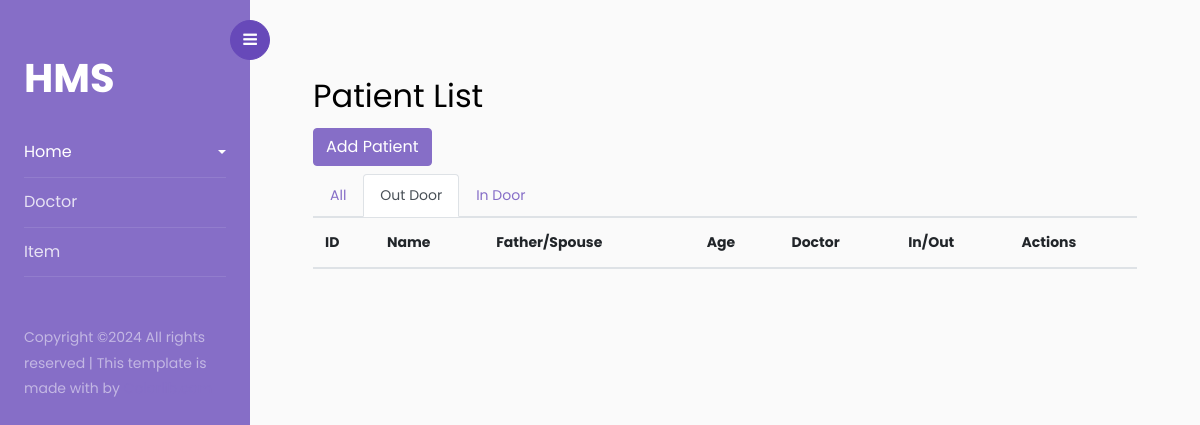
The page /patient/?type=Out Door on the database as committed earlier.
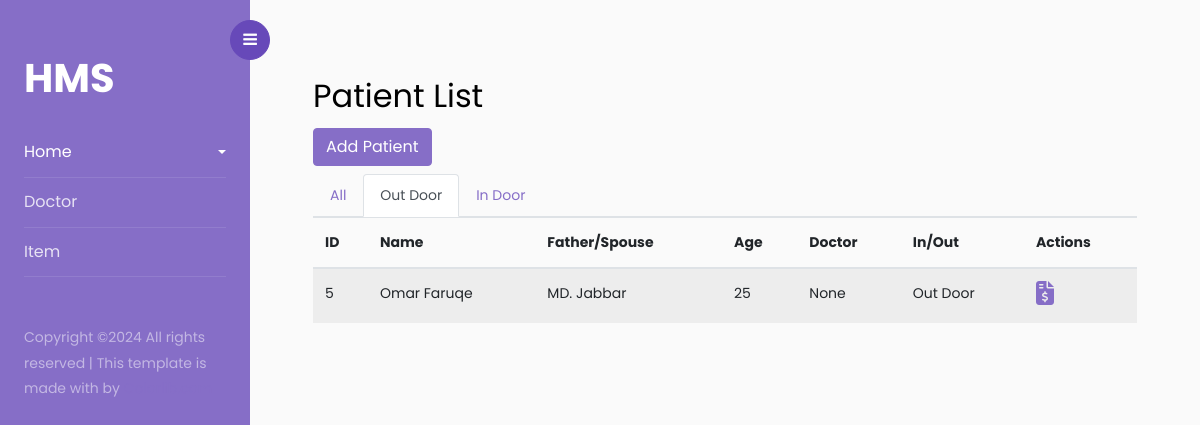
The same page on the database as committed later.
### bnh/models.py (models this page shows, shortened)
class Patient(models.Model):
    patient_type = models.CharField(max_length=50, choices=admit_type)
    name = models.CharField(max_length=120)
    father = models.CharField(max_length=120)
    mother = models.CharField(max_length=120, blank=True, null=True)
    gender = models.CharField(max_length=50, choices=gender_ch)
    village = models.CharField(max_length=120, blank=True, null=True)
    post = models.CharField(max_length=120, blank=True, null=True)
    police_station = models.CharField(max_length=120, blank=True, null=True)
    district = models.CharField(max_length=120, blank=True, null=True)
    ref_by = models.CharField(max_length=120, blank=True, null=True)
    doctor = models.ForeignKey(Doctor, on_delete=models.SET_NULL, null=True, blank=True)
    age =  models.IntegerField(default=0)
    mobile = models.CharField(max_length=50)
    bed_no = models.CharField(max_length=50, blank=True, null=True)
    cabin = models.CharField(max_length=50, blank=True, null=True)
    b_group = models.CharField(max_length=50, choices=b_group, blank=True, null=True)
    times_of_visit = models.IntegerField(default=0)
    admit_time = models.DateTimeField(auto_now=True)

### bnh/views.py (the view)
# urls.py: path('patient/', patient_list, name='patient-list'),
def patient_list(request):
    filter_type = request.GET.get('type')
    if filter_type:
        patient_list = Patient.objects.filter(patient_type=filter_type)
    else:
        patient_list = Patient.objects.all()
    context = {
        'patient_list':patient_list
    }
    return render(request, 'patient_list.html', context)

### bnh/templates/patient_list.html (shortened to what this page needs)
{%extends 'base.html'%}
{% block content %}
<div class="container mt-4">
    <h2>Patient List</h2>
    <a href="{% url 'bnh:create-patient' %}" class="btn btn-primary mb-2" style="color:white;">
        Add Patient
    </a>
    <ul class="nav nav-tabs">
        <li class="nav-item">
          <a id="allFilter" class="nav-link" href="{% url 'bnh:patient-list' %}">All</a>
        </li>
        <li class="nav-item">
          <a id="outDoor" class="nav-link" href="{% url 'bnh:patient-list' %}?type=Out%20Door">Out Door</a>
        </li>
        <li class="nav-item">
          <a id="inDoor" class="nav-link" href="{% url 'bnh:patient-list' %}?type=In%20Door">In Door</a>
        </li>
      </ul>
    <table class="table table-striped">
        <thead>
            <tr>
                <th>ID</th>
                <th>Name</th>
                <th>Father/Spouse</th>
                <th>Age</th>
                <th>Doctor</th>
                <th>In/Out</th>
                <th>Actions</th>
            </tr>
        </thead>
        <tbody>
            {% for patient in patient_list %}
                <tr>
                    <td>{{ patient.id }}</td>
                    <td>{{ patient.name }}</td>
                    <td>{{ patient.father }}</td>
                    <td>{{ patient.age }}</td>
                    <td>{{ patient.doctor }}</td>
                    <td>{{ patient.patient_type }}</td>
                    <td><a href="{% url 'bnh:bill-list' patient.id %}"><i style="font-size: 1.5rem;" class="fa-solid fa-file-invoice-dollar"></i></a></td>
                </tr>
            {% endfor %}
        </tbody>
    </table>
</div>
{% endblock content %}

### bnh/templates/base.html (shortened to what this page needs)
{% load static %}
<!doctype html>
<html lang="en">
  <head>
		<link rel="stylesheet" href="https://stackpath.bootstrapcdn.com/font-awesome/4.7.0/css/font-awesome.min.css">
		<link rel="stylesheet" href="{% static 'css/style.css'%}">
  </head>
  <body>
		<div class="wrapper d-flex align-items-stretch">
			<nav id="sidebar">
				<div class="custom-menu">
					<button type="button" id="sidebarCollapse" class="btn btn-primary">
	          <i class="fa fa-bars"></i>
	        </button>
        </div>
				<div class="p-4 pt-5">
		  		<h1><a href="{% url 'bnh:home' %}" class="logo">HMS</a></h1>
	        <ul class="list-unstyled components mb-5">
	          <li class="active">
	            <a href="#homeSubmenu" data-toggle="collapse" aria-expanded="false" class="dropdown-toggle">Home</a>
	          </li>
	          <li>
	              <a href="{%url 'bnh:doctor' %}">Doctor</a>
	          </li>
	          <li>
	              <a href="{%url 'bnh:item-list' %}">Item</a>
	          </li>
	        </ul>
	        <div class="footer">
	        	<p>
						  Copyright &copy; All rights reserved | This template is made with  by <a href="https://colorlib.com" target="_blank"></a>
						  </p>
	        </div>
	      </div>
    	</nav>
      <div id="content" class="p-4 p-md-5 pt-5">
        {% block content %}{% endblock content %}
		</div>
  </body>
</html>

Rows that differ between the two databases and show on the page:
added Patient: id "5", name "Omar Faruqe", father "MD. Jabbar", age "25", doctor "None", patient_type "Out Door"
